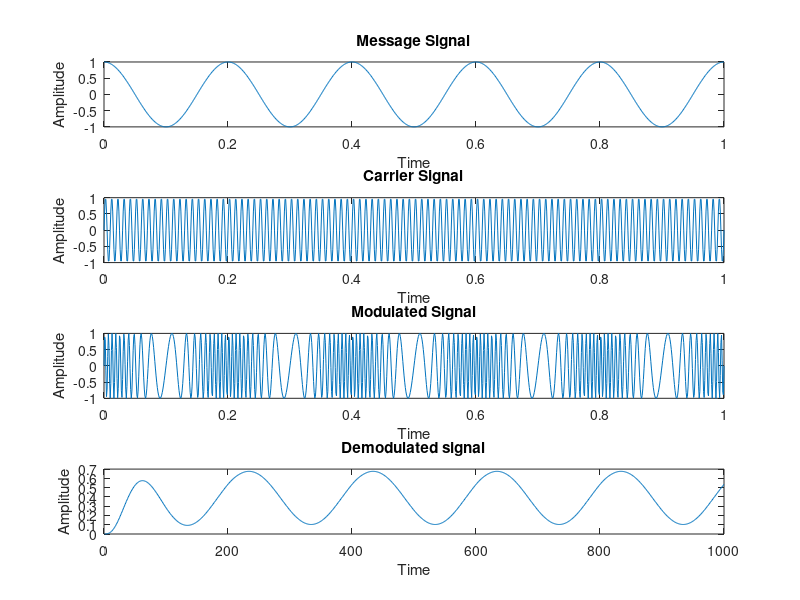

This figure's MATLAB source:
clc;
close all;
t=0:0.001:1;
fm=5;
message_s=cos(2*pi*fm*t);
subplot(4,1,1);
plot(t,message_s);
xlabel('Time');ylabel('Amplitude');
title('Message Signal');
fc=100;
carrier_s=sin(2*pi*fc*t);
subplot(4,1,2);
plot(t,carrier_s);title('Carrier Signal');
xlabel('Time');ylabel('Amplitude');
mod_index= 15;
%below for fm signal
s=sin((2*pi*fc*t)+(mod_index*sin(2*pi*fm*t)));
subplot(4,1,3);
plot(t,s);xlabel('Time');ylabel('Amplitude');
title('Modulated Signal');
x=diff(s); %for differentiation use diff function
y=abs(x);
%return cutoff and n-th order coefficient for transfer the function and
%aplicable filtering.
[b,a]=butter(3,0.02);
%Finally cutoff and coeffiecient point filtering then output final signal
%output.
final= filter(b,a,y);
subplot(4,1,4);
plot(final);xlabel('Time');ylabel('Amplitude');
title('Demodulated signal')
